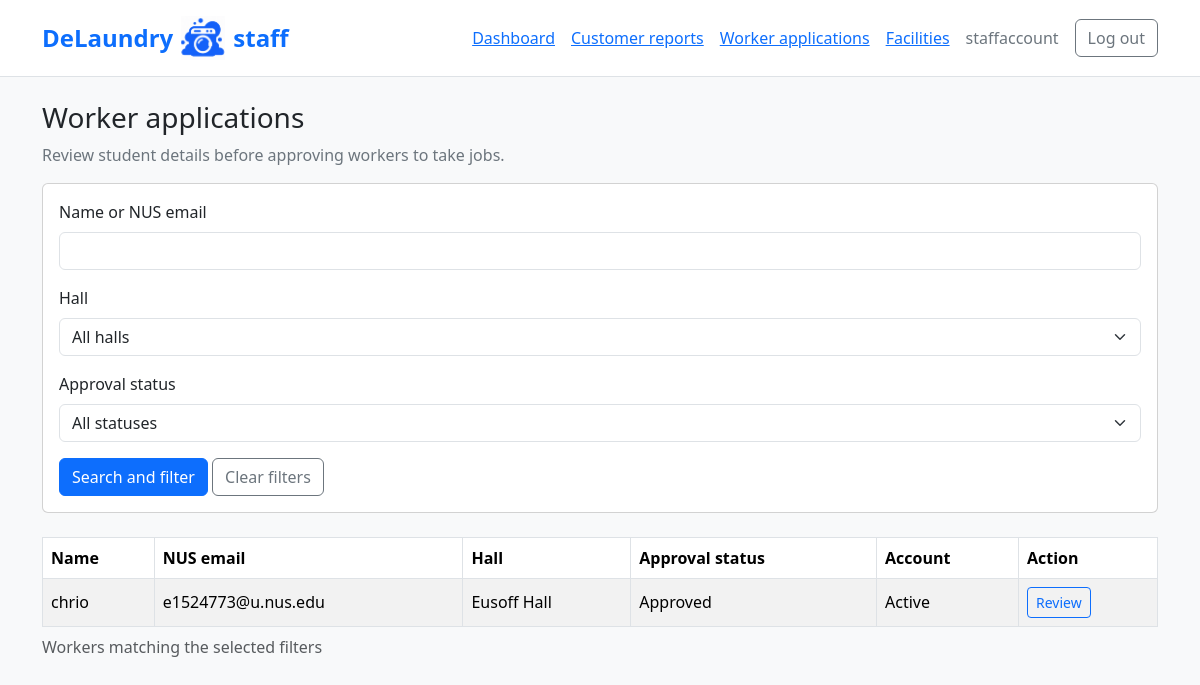
The page /adminpanel/workers/ (signed in) on the database as committed earlier.
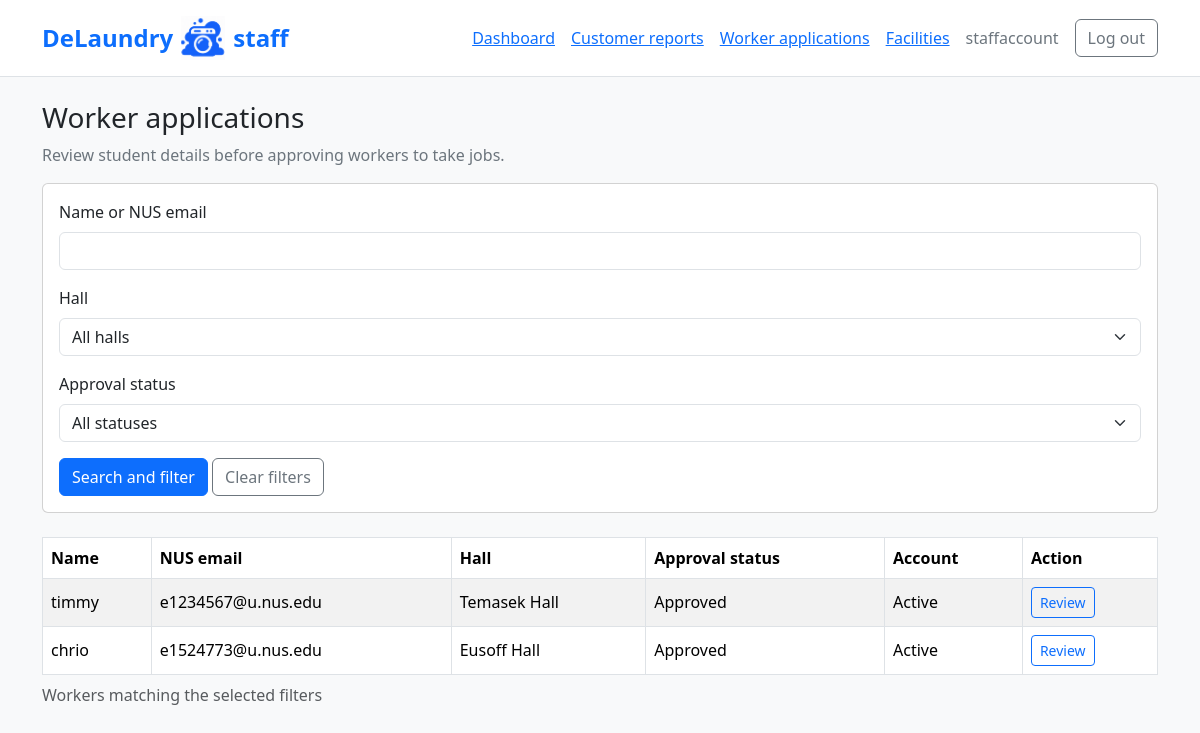
The same page on the database as committed later.
### accounts/models.py (models this page shows, shortened)
class WorkerProfile(models.Model):
  user = models.OneToOneField(User, on_delete=models.CASCADE)
  residence = models.ForeignKey('facilities.Residence', on_delete=models.PROTECT)
  id = models.AutoField(primary_key=True)
  is_available = models.BooleanField(default=True)
  approval_status = models.CharField(
    max_length=10,
    choices=[
        ("pending", "Pending"),
        ("approved", "Approved"),
        ("suspended", "Suspended"),
    ],
    default="pending",
  )

class User(AbstractUser):
  id = models.AutoField(primary_key=True)
  email = models.EmailField(unique=True)
  name = models.CharField(max_length=120)
  role = models.CharField(max_length=120, choices=[('customer', 'Customer'), ('worker', 'Worker')])

### facilities/models.py (models this page shows)
class Residence(models.Model):
  id = models.AutoField(primary_key=True)
  name = models.CharField(
    max_length=120,
    unique=True,
    choices=[
      ('eusoff', 'Eusoff Hall'),
      ('kentridge', 'Kent Ridge Hall'),
      ('kingedward', 'King Edward VII Hall'),
      ('raffles', 'Raffles Hall'),
      ('sheares', 'Sheares Hall'),
      ('temasek', 'Temasek Hall')
  ])
  is_active = models.BooleanField(default=True) # just for admin control
  def __str__(self):
    return self.get_name_display()

### adminpanel/views.py (the view)
# urls.py: path("workers/", views.worker_list, name="worker_list"),
@login_required(login_url="adminpanel:login")
def worker_list(request):
  if not request.user.is_active or not request.user.is_staff:
    return HttpResponseForbidden("This page is for active staff accounts only.")
  form = WorkerFilterForm(request.GET)
  workers = WorkerProfile.objects.select_related("user", "residence").filter(user__role="worker")
  if form.is_valid():
    search = form.cleaned_data["search"]
    residence = form.cleaned_data["residence"]
    approval_status = form.cleaned_data["approval_status"]
    if search:
      workers = workers.filter(Q(user__name__icontains=search) | Q(user__email__icontains=search))
    if residence:
      workers = workers.filter(residence=residence)
    if approval_status:
      workers = workers.filter(approval_status=approval_status)
  else:
    workers = workers.none()
  workers = workers.order_by("-user__date_joined", "pk")
  return render(request, "adminpanel/worker_list.html", {"form": form, "workers": workers})

### adminpanel/forms.py
class WorkerFilterForm(forms.Form):
  search = forms.CharField(
    label="Name or NUS email",
    max_length=150,
    required=False,
    widget=forms.TextInput(attrs={"class": "form-control"}),
  )
  residence = forms.ModelChoiceField(
    label="Hall",
    queryset=Residence.objects.all().order_by("name"),
    empty_label="All halls",
    required=False,
    widget=forms.Select(attrs={"class": "form-select"}),
  )
  approval_status = forms.ChoiceField(
    label="Approval status",
    choices=[
      ("", "All statuses"),
      ("pending", "Pending"),
      ("approved", "Approved"),
      ("suspended", "Suspended"),
    ],
    required=False,
    widget=forms.Select(attrs={"class": "form-select"}),
  )

### bookings/context_processors.py (called while the page is built)
def demo_clock(request):
  if not getattr(settings, "DEMO_MODE", False):
    return {}
  return {"demo_time": clock.localtime(), "demo_session": settings.DEMO_SESSION}

### adminpanel/templates/adminpanel/worker_list.html (shortened to what this page needs)
{% extends "adminpanel/base.html" %}
{% block content %}
  <h1 class="h3">Worker applications</h1>
  <p class="text-secondary">Review student details before approving workers to take jobs.</p>
  <div class="card mb-4">
    <div class="card-body">
      <form method="get" action="{% url 'adminpanel:worker_list' %}">
        {% include "adminpanel/form_fields.html" %}
        <button class="btn btn-primary" type="submit">Search and filter</button>
        <a class="btn btn-outline-secondary" href="{% url 'adminpanel:worker_list' %}">Clear filters</a>
      </form>
    </div>
  </div>
  <div class="table-responsive">
    <table class="table table-striped table-bordered align-middle">
      <caption>Workers matching the selected filters</caption>
      <thead>
        <tr>
          <th scope="col">Name</th>
          <th scope="col">NUS email</th>
          <th scope="col">Hall</th>
          <th scope="col">Approval status</th>
          <th scope="col">Account</th>
          <th scope="col">Action</th>
        </tr>
      </thead>
      <tbody>
        {% for worker in workers %}
          <tr>
            <td>{{ worker.user.name }}</td>
            <td>{{ worker.user.email }}</td>
            <td>{{ worker.residence }}</td>
            <td>{{ worker.get_approval_status_display }}</td>
            <td>{{ worker.user.is_active|yesno:"Active,Inactive" }}</td>
            <td><a class="btn btn-sm btn-outline-primary" href="{% url 'adminpanel:worker_review' worker.pk %}" aria-label="Review {{ worker.user.name }}">Review</a></td>
          </tr>
        {% empty %}
          <tr><td colspan="6">No workers found. Check the filters above.</td></tr>
        {% endfor %}
      </tbody>
    </table>
  </div>
{% endblock %}

Rows that differ between the two databases and show on the page:
added WorkerProfile: user.name "timmy", user.email "e1234567@u.nus.edu", residence "Temasek Hall", approval_status "Approved", user.is_active "Active"
